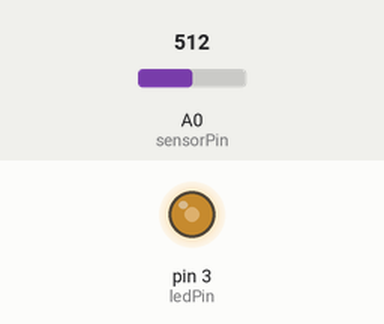
This sketch was run on a simulated Arduino Uno, built with avr-gcc and run on an emulated ATmega328P. On the bench: output pins drawn as LEDs (lit = HIGH). Inputs (shaded band) come from the test bench; at power-on: A0 (sensorPin) = 512. What the sketch prints to the serial monitor is not drawn.

Above: at 1.2 s.
1.3 s: A0 (sensorPin) set to 716
At 2.1 s:
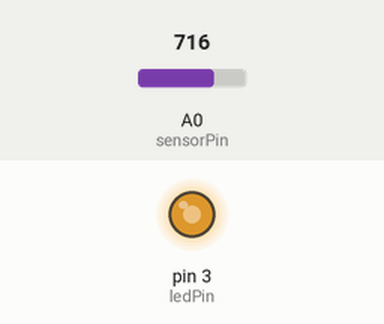
2.8 s: A0 (sensorPin) set to 900
At 3.3 s:
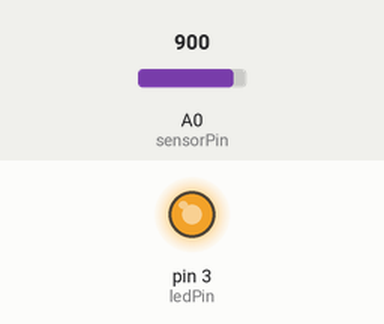
4.3 s: A0 (sensorPin) set to 122
At 5.5 s:
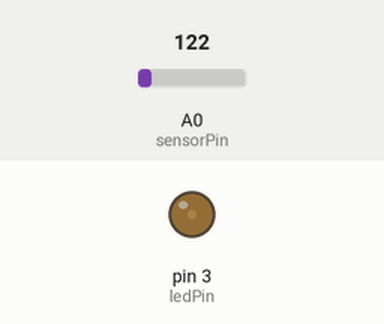
5.8 s: A0 (sensorPin) set to 0
At 6.7 s:
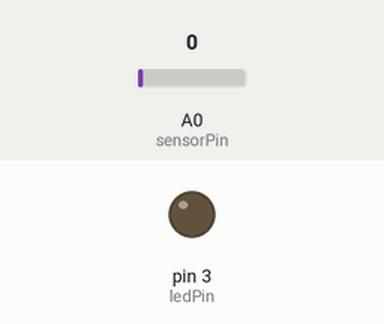
Timing chart, 0 to 8.3 s (numbered marks = the images above; inputs shaded):
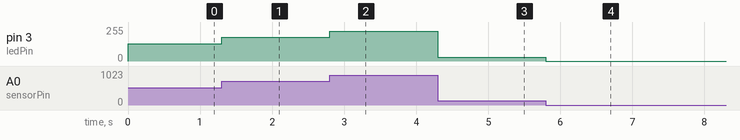

The sketch:

led_potentiometre.ino
```cpp
int sensorPin = A0;    // Potentionmetre A0
int ledPin = 3;      // LED D3
int sensorValue = 0;  // variable to store the value coming from the sensor

void setup() {
  Serial.begin(9600);
  // declare the ledPin as an OUTPUT:
  pinMode(ledPin, OUTPUT);
  digitalWrite(ledPin, HIGH);
  Serial.println("Lancement de l'application");
}

void loop() {
  // read the value from the sensor:
  sensorValue = analogRead(sensorPin);
  // Write analogic value
  analogWrite(ledPin, sensorValue/4);
  //Serial.println(sensorValue);
}
```

Measured:
- after the input at 1.3 s, pin 3 (ledPin): 128/255 → 179/255 at once
- after the input at 2.8 s, pin 3 (ledPin): 179/255 → 225/255 at once
- after the input at 4.3 s, pin 3 (ledPin): 225/255 → 30/255 at once
- after the input at 5.8 s, pin 3 (ledPin): 30/255 → 0/255 at once
